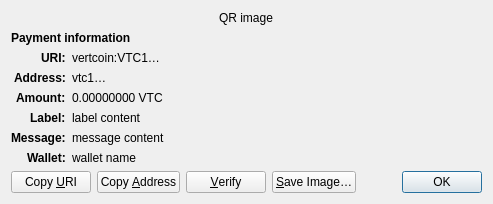
<?xml version="1.0" encoding="UTF-8"?>
<ui version="4.0">
 <class>ReceiveRequestDialog</class>
 <widget class="QDialog" name="ReceiveRequestDialog">
  <property name="geometry">
   <rect>
    <x>0</x>
    <y>0</y>
    <width>413</width>
    <height>229</height>
   </rect>
  </property>
  <property name="windowTitle">
   <string>Request payment to …</string>
  </property>
  <layout class="QGridLayout" name="gridLayout" columnstretch="0,1">
   <property name="sizeConstraint">
    <enum>QLayout::SetFixedSize</enum>
   </property>
   <item row="0" column="0" colspan="2" alignment="Qt::AlignHCenter">
    <widget class="QRImageWidget" name="qr_code">
     <property name="text">
      <string notr="true">QR image</string>
     </property>
     <property name="textInteractionFlags">
      <set>Qt::NoTextInteraction</set>
     </property>
    </widget>
   </item>
   <item row="1" column="0" colspan="2">
    <widget class="QLabel" name="payment_header">
     <property name="font">
      <font>
       <weight>75</weight>
       <bold>true</bold>
      </font>
     </property>
     <property name="text">
      <string>Payment information</string>
     </property>
     <property name="textInteractionFlags">
      <set>Qt::NoTextInteraction</set>
     </property>
    </widget>
   </item>
   <item row="2" column="0" alignment="Qt::AlignRight|Qt::AlignTop">
    <widget class="QLabel" name="uri_tag">
     <property name="font">
      <font>
       <weight>75</weight>
       <bold>true</bold>
      </font>
     </property>
     <property name="text">
      <string notr="true">URI:</string>
     </property>
     <property name="textFormat">
      <enum>Qt::PlainText</enum>
     </property>
     <property name="textInteractionFlags">
      <set>Qt::NoTextInteraction</set>
     </property>
    </widget>
   </item>
   <item row="2" column="1" alignment="Qt::AlignTop">
    <widget class="QLabel" name="uri_content">
     <property name="text">
      <string notr="true">vertcoin:VTC1…</string>
     </property>
     <property name="textFormat">
      <enum>Qt::RichText</enum>
     </property>
     <property name="wordWrap">
      <bool>true</bool>
     </property>
     <property name="textInteractionFlags">
      <set>Qt::TextSelectableByMouse</set>
     </property>
    </widget>
   </item>
   <item row="3" column="0" alignment="Qt::AlignRight|Qt::AlignTop">
    <widget class="QLabel" name="address_tag">
     <property name="font">
      <font>
       <weight>75</weight>
       <bold>true</bold>
      </font>
     </property>
     <property name="text">
      <string>Address:</string>
     </property>
     <property name="textInteractionFlags">
      <set>Qt::NoTextInteraction</set>
     </property>
    </widget>
   </item>
   <item row="3" column="1" alignment="Qt::AlignTop">
    <widget class="QLabel" name="address_content">
     <property name="text">
      <string notr="true">vtc1…</string>
     </property>
     <property name="textFormat">
      <enum>Qt::PlainText</enum>
     </property>
     <property name="textInteractionFlags">
      <set>Qt::TextSelectableByMouse</set>
     </property>
    </widget>
   </item>
   <item row="4" column="0" alignment="Qt::AlignRight|Qt::AlignTop">
    <widget class="QLabel" name="amount_tag">
     <property name="font">
      <font>
       <weight>75</weight>
       <bold>true</bold>
      </font>
     </property>
     <property name="text">
      <string>Amount:</string>
     </property>
     <property name="textInteractionFlags">
      <set>Qt::NoTextInteraction</set>
     </property>
    </widget>
   </item>
   <item row="4" column="1" alignment="Qt::AlignTop">
    <widget class="QLabel" name="amount_content">
     <property name="text">
      <string notr="true">0.00000000 VTC</string>
     </property>
     <property name="textFormat">
      <enum>Qt::PlainText</enum>
     </property>
     <property name="textInteractionFlags">
      <set>Qt::TextSelectableByMouse</set>
     </property>
    </widget>
   </item>
   <item row="5" column="0" alignment="Qt::AlignRight|Qt::AlignTop">
    <widget class="QLabel" name="label_tag">
     <property name="font">
      <font>
       <weight>75</weight>
       <bold>true</bold>
      </font>
     </property>
     <property name="text">
      <string>Label:</string>
     </property>
     <property name="textInteractionFlags">
      <set>Qt::NoTextInteraction</set>
     </property>
    </widget>
   </item>
   <item row="5" column="1" alignment="Qt::AlignTop">
    <widget class="QLabel" name="label_content">
     <property name="text">
      <string notr="true">label content</string>
     </property>
     <property name="textFormat">
      <enum>Qt::PlainText</enum>
     </property>
     <property name="wordWrap">
      <bool>true</bool>
     </property>
     <property name="textInteractionFlags">
      <set>Qt::TextSelectableByMouse</set>
     </property>
    </widget>
   </item>
   <item row="6" column="0" alignment="Qt::AlignRight|Qt::AlignTop">
    <widget class="QLabel" name="message_tag">
     <property name="font">
      <font>
       <weight>75</weight>
       <bold>true</bold>
      </font>
     </property>
     <property name="text">
      <string>Message:</string>
     </property>
     <property name="textInteractionFlags">
      <set>Qt::NoTextInteraction</set>
     </property>
    </widget>
   </item>
   <item row="6" column="1" alignment="Qt::AlignTop">
    <widget class="QLabel" name="message_content">
     <property name="text">
      <string notr="true">message content</string>
     </property>
     <property name="textFormat">
      <enum>Qt::PlainText</enum>
     </property>
     <property name="wordWrap">
      <bool>true</bool>
     </property>
     <property name="textInteractionFlags">
      <set>Qt::TextSelectableByMouse</set>
     </property>
    </widget>
   </item>
   <item row="7" column="0" alignment="Qt::AlignRight|Qt::AlignTop">
    <widget class="QLabel" name="wallet_tag">
     <property name="font">
      <font>
       <weight>75</weight>
       <bold>true</bold>
      </font>
     </property>
     <property name="text">
      <string>Wallet:</string>
     </property>
     <property name="textInteractionFlags">
      <set>Qt::NoTextInteraction</set>
     </property>
    </widget>
   </item>
   <item row="7" column="1" alignment="Qt::AlignTop">
    <widget class="QLabel" name="wallet_content">
     <property name="text">
      <string notr="true">wallet name</string>
     </property>
     <property name="textFormat">
      <enum>Qt::PlainText</enum>
     </property>
     <property name="wordWrap">
      <bool>true</bool>
     </property>
     <property name="textInteractionFlags">
      <set>Qt::TextSelectableByMouse</set>
     </property>
    </widget>
   </item>
   <item row="8" column="0" colspan="2">
    <layout class="QHBoxLayout" name="horizontalLayout">
     <item>
      <widget class="QPushButton" name="btnCopyURI">
       <property name="text">
        <string>Copy &amp;URI</string>
       </property>
       <property name="autoDefault">
        <bool>false</bool>
       </property>
      </widget>
     </item>
     <item>
      <widget class="QPushButton" name="btnCopyAddress">
       <property name="text">
        <string>Copy &amp;Address</string>
       </property>
       <property name="autoDefault">
        <bool>false</bool>
       </property>
      </widget>
     </item>
     <item>
      <widget class="QPushButton" name="btnVerify">
       <property name="text">
        <string>&amp;Verify</string>
       </property>
       <property name="toolTip">
        <string>Verify this address on e.g. a hardware wallet screen</string>
       </property>
       <property name="autoDefault">
        <bool>false</bool>
       </property>
      </widget>
     </item>
     <item>
      <widget class="QPushButton" name="btnSaveAs">
       <property name="text">
        <string>&amp;Save Image…</string>
       </property>
       <property name="autoDefault">
        <bool>false</bool>
       </property>
      </widget>
     </item>
     <item>
      <spacer name="horizontalSpacer_2">
       <property name="orientation">
        <enum>Qt::Horizontal</enum>
       </property>
       <property name="sizeHint" stdset="0">
        <size>
         <width>40</width>
         <height>20</height>
        </size>
       </property>
      </spacer>
     </item>
     <item>
      <widget class="QDialogButtonBox" name="buttonBox">
       <property name="focusPolicy">
        <enum>Qt::StrongFocus</enum>
       </property>
       <property name="standardButtons">
        <set>QDialogButtonBox::Ok</set>
       </property>
      </widget>
     </item>
    </layout>
   </item>
  </layout>
 </widget>
 <customwidgets>
  <customwidget>
   <class>QRImageWidget</class>
   <extends>QLabel</extends>
   <header>qt/qrimagewidget.h</header>
  </customwidget>
 </customwidgets>
 <tabstops>
  <tabstop>buttonBox</tabstop>
  <tabstop>btnCopyURI</tabstop>
  <tabstop>btnCopyAddress</tabstop>
  <tabstop>btnSaveAs</tabstop>
 </tabstops>
 <resources/>
 <connections>
  <connection>
   <sender>buttonBox</sender>
   <signal>accepted()</signal>
   <receiver>ReceiveRequestDialog</receiver>
   <slot>accept()</slot>
   <hints>
    <hint type="sourcelabel">
     <x>135</x>
     <y>230</y>
    </hint>
    <hint type="destinationlabel">
     <x>135</x>
     <y>126</y>
    </hint>
   </hints>
  </connection>
 </connections>
</ui>
